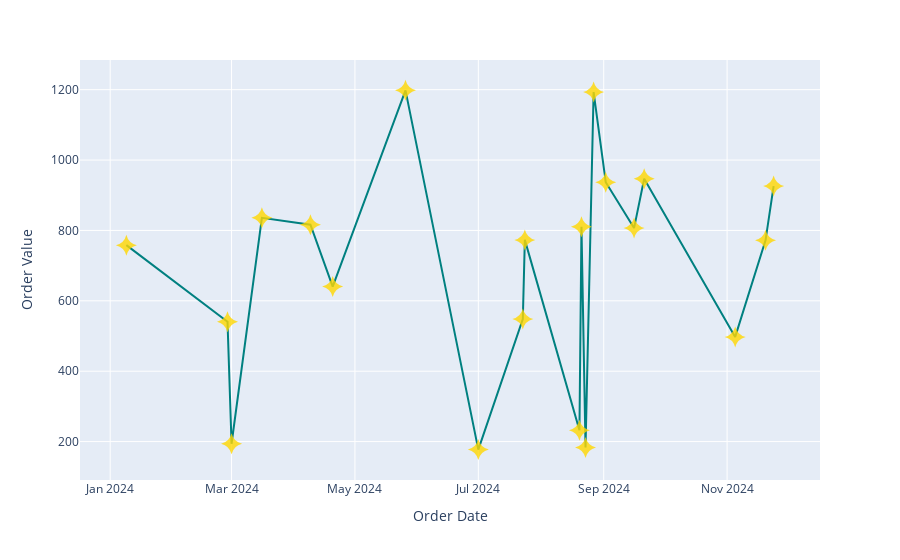

Notebook cell for this chart:
### Code cell
# Now that we have a x-axis label and y-axis label, we can get to tampering with the line itself.
# We will use the fig.update_traces() function to update what you see visually in graphs.
# First, we will start with the markers. Use marker=dict, this will tell python to pull out the dictionary of things that can be used on the markers.
# For the color, you can type in a general color like red or blue, or you can use a hex code- you can also set the opacity. Size is size.
# On plotly, there is documentation of all types of markers you can use in a dataset.
# Next, for the line, same thing. You can use line=dict to tell python to pull the dictionary of things we can do to this line. 
# For now, we can set the width and color of this line


fig = px.line(dfdo20, x="order_date", y="order_value", markers=True,
    labels=dict(order_value="Order Value", order_date = "Order Date"))

fig.update_traces(marker=dict(color="Gold", opacity=0.8, size=15, symbol="star-diamond" ), 
                  line=dict(width=2, color="Teal"))

fig.show()

### Figure 1 — Plotly figure (JSON) as saved in the notebook; plotly's stock layout.template omitted (floating-point values rounded to 4 significant figures)
{"data": [{"hovertemplate": "Order Date=%{x}<br>Order Value=%{y}<extra></extra>", "legendgroup": "", "line": {"color": "Teal", "dash": "solid", "width": 2}, "marker": {"color": "Gold", "opacity": 0.8, "size": 15, "symbol": "star-diamond"}, "mode": "lines+markers", "name": "", "orientation": "v", "showlegend": false, "type": "scatter", "x": ["2024-01-09", "2024-02-28", "2024-03-01", "2024-03-16", "2024-04-09", "2024-04-20", "2024-05-26", "2024-07-01", "2024-07-23", "2024-07-24", "2024-08-20", "2024-08-21", "2024-08-23", "2024-08-27", "2024-09-02", "2024-09-16", "2024-09-21", "2024-11-05", "2024-11-20", "2024-11-24"], "xaxis": "x", "y": [758.1, 540.8, 193.9, 835.8, 816.1, 640.6, 1198.0, 177.2, 548.1, 773.1, 232.3, 810.2, 183.1, 1193.0, 937.1, 806.7, 947.0, 497.5, 771.8, 926.2], "yaxis": "y"}], "layout": {"legend": {"tracegroupgap": 0}, "margin": {"t": 60}, "xaxis": {"anchor": "y", "domain": [0, 1], "title": {"text": "Order Date"}}, "yaxis": {"anchor": "x", "domain": [0, 1], "title": {"text": "Order Value"}}}}
